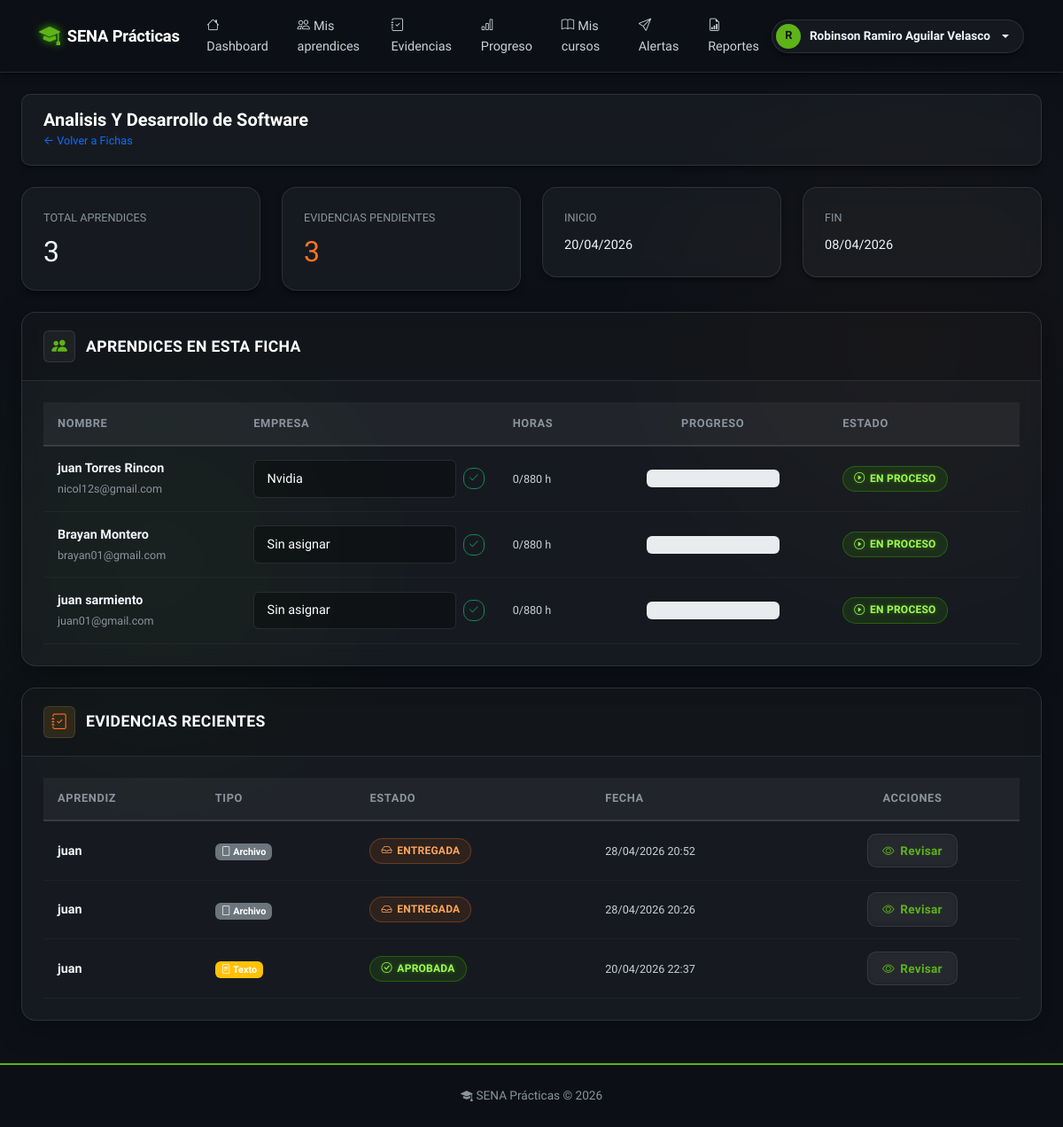
Page /instructor/fichas/1/detalle (signed in) on the earlier database version.
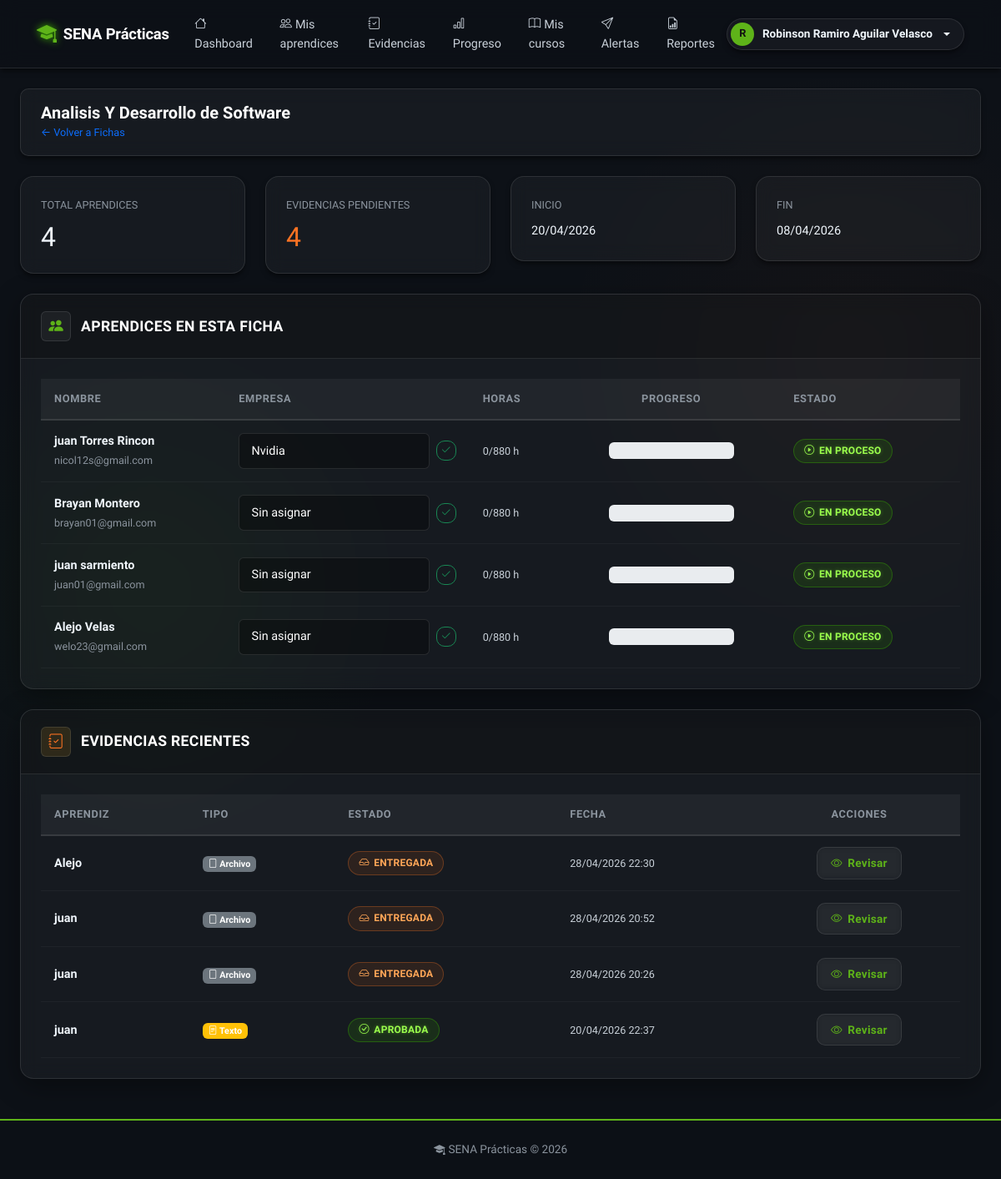
Same page on the later database version.
### app/models/aprendiz.py (models this page shows)
class Aprendiz(db.Model):
    __tablename__ = 'aprendiz'
    id_aprendiz      = db.Column(db.Integer, primary_key=True)
    id_usuario       = db.Column(db.Integer, db.ForeignKey('usuario.id_usuario'), unique=True, nullable=False)
    id_empresa       = db.Column(db.Integer, db.ForeignKey('empresa.id_empresa'), nullable=True)
    ficha            = db.Column(db.String(30))
    estado_practica  = db.Column(db.String(30), default='En proceso')
    horas_requeridas = db.Column(db.Integer, default=0)
    horas_cumplidas  = db.Column(db.Integer, default=0)
    usuario          = db.relationship('Usuario', back_populates='aprendiz')
    empresa          = db.relationship('Empresa', backref='aprendices')
    cursos           = db.relationship('CursoAprendiz', back_populates='aprendiz')
    evidencias       = db.relationship('Evidencia', back_populates='aprendiz')
    progreso         = db.relationship('ProgresoAprendiz', back_populates='aprendiz')
    backup           = db.relationship('AprendizBackup', back_populates='aprendiz', uselist=False)

### app/models/usuario.py (models this page shows, shortened)
class Usuario(db.Model, UserMixin):
    __tablename__ = 'usuario'
    id_usuario       = db.Column(db.Integer, primary_key=True)
    tipo_documento   = db.Column(db.String(20))
    numero_documento = db.Column(db.String(30))
    nombres          = db.Column(db.String(100), nullable=False)
    apellidos        = db.Column(db.String(100), nullable=False)
    correo           = db.Column(db.String(100), unique=True, nullable=False)
    telefono         = db.Column(db.String(20))
    password_hash    = db.Column(db.String(255), nullable=False)
    estado           = db.Column(db.Boolean, default=True)
    fecha_creacion   = db.Column(db.DateTime, default=lambda: datetime.now(timezone.utc))
    roles            = db.relationship('UsuarioRol', back_populates='usuario')
    instructor       = db.relationship('Instructor', back_populates='usuario', uselist=False)
    aprendiz         = db.relationship('Aprendiz', back_populates='usuario', uselist=False)
    historial        = db.relationship('HistorialCambios', back_populates='usuario')
    notificaciones   = db.relationship('Notificacion', back_populates='usuario')

### app/models/empresa.py (models this page shows)
class Empresa(db.Model):
    __tablename__ = 'empresa'
    id_empresa        = db.Column(db.Integer, primary_key=True)
    nombre            = db.Column(db.String(150), nullable=False)
    nit               = db.Column(db.String(50))
    direccion         = db.Column(db.Text)
    telefono          = db.Column(db.String(20))
    contacto          = db.Column(db.String(100))  # email de contacto
    persona_contacto  = db.Column(db.String(100))  # nombre del encargado
    activa            = db.Column(db.Boolean, default=True)

### app/models/evidencia.py (models this page shows)
class Evidencia(db.Model):
    __tablename__ = 'evidencia'
    id_evidencia   = db.Column(db.Integer, primary_key=True)
    id_aprendiz    = db.Column(db.Integer, db.ForeignKey('aprendiz.id_aprendiz'), nullable=False)
    tipo           = db.Column(db.Enum('archivo', 'enlace', 'texto'), nullable=False)
    contenido      = db.Column(db.Text)
    fecha_entrega  = db.Column(db.DateTime, default=lambda: datetime.now(timezone.utc))
    estado         = db.Column(db.Enum('Entregada', 'Revisada', 'Aprobada', 'No Aprobada'))
    observaciones  = db.Column(db.Text)
    bitacora       = db.Column(db.String(25))
    actas          = db.Column(db.String(25))
    aprendiz       = db.relationship('Aprendiz', back_populates='evidencias')

### app/routes/instructor.py (the view)
@bp.route('/fichas/<int:id_curso>/detalle')
@login_required
@role_required('instructor')
def ficha_detalle(id_curso):
    curso = Curso.query.get_or_404(id_curso)
    inst = _get_instructor()
    ids_cursos = [ci.id_curso for ci in inst.cursos] if inst else []
    if id_curso not in ids_cursos:
        flash('No tienes acceso a esta ficha.', 'danger')
        return redirect(url_for('instructor.fichas'))
    aprendices_curso = db.session.query(CursoAprendiz).filter_by(
        id_curso=id_curso).all()
    aprendices_data = []
    for ca in aprendices_curso:
        ap = ca.aprendiz
        pct = 0
        if ap.horas_requeridas:
            pct = round((ap.horas_cumplidas or 0) / ap.horas_requeridas * 100, 1)
        evidencias = Evidencia.query.filter_by(
            id_aprendiz=ap.id_aprendiz).order_by(
            Evidencia.fecha_entrega.desc()).all()
        aprendices_data.append({
            'aprendiz': ap,
            'progreso': pct,
            'horas_cumplidas': ap.horas_cumplidas,
            'horas_requeridas': ap.horas_requeridas,
            'evidencias': evidencias
        })
    empresas = Empresa.query.filter_by(activa=True).all()
    return render_template('instructor/fichas/detalle.html',
                           curso=curso,
                           aprendices_data=aprendices_data,
                           empresas=empresas)

### app/routes/instructor.py (called while the page is built)
def _get_instructor():
    return current_user.instructor

### app/utils.py (called while the page is built)
def role_required(*roles):
    def decorator(f):
        @wraps(f)
        def decorated(*args, **kwargs):
            if not current_user.is_authenticated:
                flash('Inicia sesión para continuar.', 'warning')
                return redirect(url_for('auth.login'))
            user_roles = {ur.rol.nombre.lower() for ur in current_user.roles}
            required = {r.lower() for r in roles}
            if not user_roles.intersection(required):
                flash('No tienes permiso para acceder a esa sección.', 'danger')
                return abort(403)
            return f(*args, **kwargs)
        return decorated
    return decorator

### app/templates/instructor/fichas/detalle.html (shortened to what the changed rows need)
{% extends 'base.html' %}
{% block content %}
<div class="page-toolbar">
  <div class="d-flex justify-content-between align-items-center">
    <div>
      <h2 class="m-0" style="font-size: 1.25rem; font-weight: 600;">{{ curso.nombre }}</h2>
    </div>
  </div>
</div>
<div class="row g-4 mb-4">
  <div class="col-md-3">
    <div class="lib-card">
      <div class="lib-card-body">
        <div class="text-muted small text-uppercase mb-2">Total Aprendices</div>
        <h3 style="font-size: 2rem; margin: 0;">{{ aprendices_data | length }}</h3>
      </div>
    </div>
  </div>
  <div class="col-md-3">
    <div class="lib-card">
      <div class="lib-card-body">
        <div class="text-muted small text-uppercase mb-2">Evidencias Pendientes</div>
        <h3 style="font-size: 2rem; margin: 0; color: var(--accent-amber);">
          {% set total_ev = namespace(count=0) %}
          {% for item in aprendices_data %}
            {% set total_ev.count = total_ev.count + item.evidencias|length %}
          {% endfor %}
          {{ total_ev.count }}
        </h3>
      </div>
    </div>
  </div>
</div>
<div class="biblioteca-shell mb-4">
  <div class="biblioteca-shell-body">
    {% if aprendices_data %}
    <div class="table-responsive">
      <table class="table table-hover mb-0">
        <thead class="table-light">
          <tr>
            <th>Nombre</th>
            <th>Empresa</th>
            <th>Horas</th>
            <th class="text-center">Progreso</th>
            <th>Estado</th>
          </tr>
        </thead>
        <tbody>
          {% for item in aprendices_data %}
          <tr>
            <td>
              <strong>{{ item.aprendiz.usuario.nombres }} {{ item.aprendiz.usuario.apellidos }}</strong>
              <br><small class="text-muted">{{ item.aprendiz.usuario.correo }}</small>
            </td>
            <td>
              <form action="{{ url_for('instructor.asignar_empresa', id_aprendiz=item.aprendiz.id_aprendiz) }}" method="POST" class="d-flex align-items-center gap-2 m-0 p-0">
                <select name="id_empresa" class="form-select form-select-sm" style="min-width: 140px;">
                  <option value="">Sin asignar</option>
                  {% for emp in empresas %}
                    <option value="{{ emp.id_empresa }}" {% if item.aprendiz.id_empresa == emp.id_empresa %}selected{% endif %}>{{ emp.nombre }}</option>
                  {% endfor %}
                </select>
                <button type="submit" class="btn btn-sm btn-outline-success p-1 lh-1" title="Guardar">
                  <i class="bi bi-check2"></i>
                </button>
              </form>
            </td>
            <td>
              <small>{{ item.horas_cumplidas }}/{{ item.horas_requeridas }} h</small>
            </td>
            <td class="text-center">
              <div style="width: 150px; margin: 0 auto;">
                <div class="progress" style="height: 20px;">
                </div>
              </div>
            </td>
            <td>
              {% if item.aprendiz.estado_practica == 'En proceso' %}
                <span class="badge-lib badge-green"><i class="bi bi-play-circle"></i> En proceso</span>
              {% elif item.aprendiz.estado_practica == 'Completado' %}
                <span class="badge-lib badge-blue"><i class="bi bi-check-circle"></i> Completado</span>
              {% else %}
                <span class="badge-lib badge-amber"><i class="bi bi-question-circle"></i> {{ item.aprendiz.estado_practica }}</span>
              {% endif %}
            </td>
          </tr>
          {% endfor %}
        </tbody>
      </table>
    </div>
    {% else %}
    <div class="text-center py-4">
      <p class="text-muted mb-0">No hay aprendices en esta ficha</p>
    </div>
    {% endif %}
  </div>
</div>
<div class="biblioteca-shell">
  <div class="biblioteca-shell-body">
    {% set todas_evidencias = [] %}
    {% for item in aprendices_data %}
      {% for ev in item.evidencias %}
        {% set _ = todas_evidencias.append((ev, item.aprendiz)) %}
      {% endfor %}
    {% endfor %}
    {% if todas_evidencias %}
    <div class="table-responsive">
      <table class="table table-hover mb-0">
        <thead class="table-light">
          <tr>
            <th>Aprendiz</th>
            <th>Tipo</th>
            <th>Estado</th>
            <th>Fecha</th>
            <th class="text-center">Acciones</th>
          </tr>
        </thead>
        <tbody>
          {% for ev, aprendiz in todas_evidencias | sort(attribute='0.fecha_entrega', reverse=True) %}
          <tr>
            <td>
              <strong>{{ aprendiz.usuario.nombres }}</strong>
            </td>
            <td>
              {% if 'uploads/' in ev.contenido %}
                <span class="badge bg-secondary"><i class="bi bi-file"></i> Archivo</span>
              {% elif ev.contenido.startswith('http') %}
                <span class="badge bg-info"><i class="bi bi-link-45deg"></i> Enlace</span>
              {% else %}
                <span class="badge bg-warning"><i class="bi bi-file-text"></i> Texto</span>
              {% endif %}
            </td>
            <td>
              {% if ev.estado == 'Entregada' %}
                <span class="badge-lib badge-amber"><i class="bi bi-inbox"></i> Entregada</span>
              {% elif ev.estado == 'Aprobada' %}
                <span class="badge-lib badge-green"><i class="bi bi-check-circle"></i> Aprobada</span>
              {% elif ev.estado == 'No Aprobada' %}
                <span class="badge-lib badge-red"><i class="bi bi-x-circle"></i> No Aprobada</span>
              {% else %}
                <span class="badge-lib badge-blue"><i class="bi bi-eye"></i> Revisada</span>
              {% endif %}
            </td>
            <td>
              <small>{{ ev.fecha_entrega.strftime('%d/%m/%Y %H:%M') }}</small>
            </td>
            <td class="text-center">
              <a href="{{ url_for('instructor.revisar_evidencias') }}"
                 class="btn btn-ghost btn-sm border-secondary">
                <i class="bi bi-eye"></i> Revisar
              </a>
            </td>
          </tr>
          {% endfor %}
        </tbody>
      </table>
    </div>
    {% else %}
    <div class="text-center py-4">
      <p class="text-muted mb-0">No hay evidencias en esta ficha</p>
    </div>
    {% endif %}
  </div>
</div>
{% endblock %}

Differences in the rows shown:
added Aprendiz: aprendiz.usuario.nombres "Alejo", aprendiz.usuario.apellidos "Velas", aprendiz.usuario.correo "welo23@gmail.com", horas_cumplidas "0", horas_requeridas "880", estado_practica "En proceso" (drawn)
added Evidencia: usuario.nombres "Alejo", shows "Archivo", estado "Entregada" (drawn), fecha_entrega "28/04/2026 22:30"
Other differences:
{{ aprendices_data | length }}: "3" → "4"
{{ total_ev.count }}: "3" → "4"
